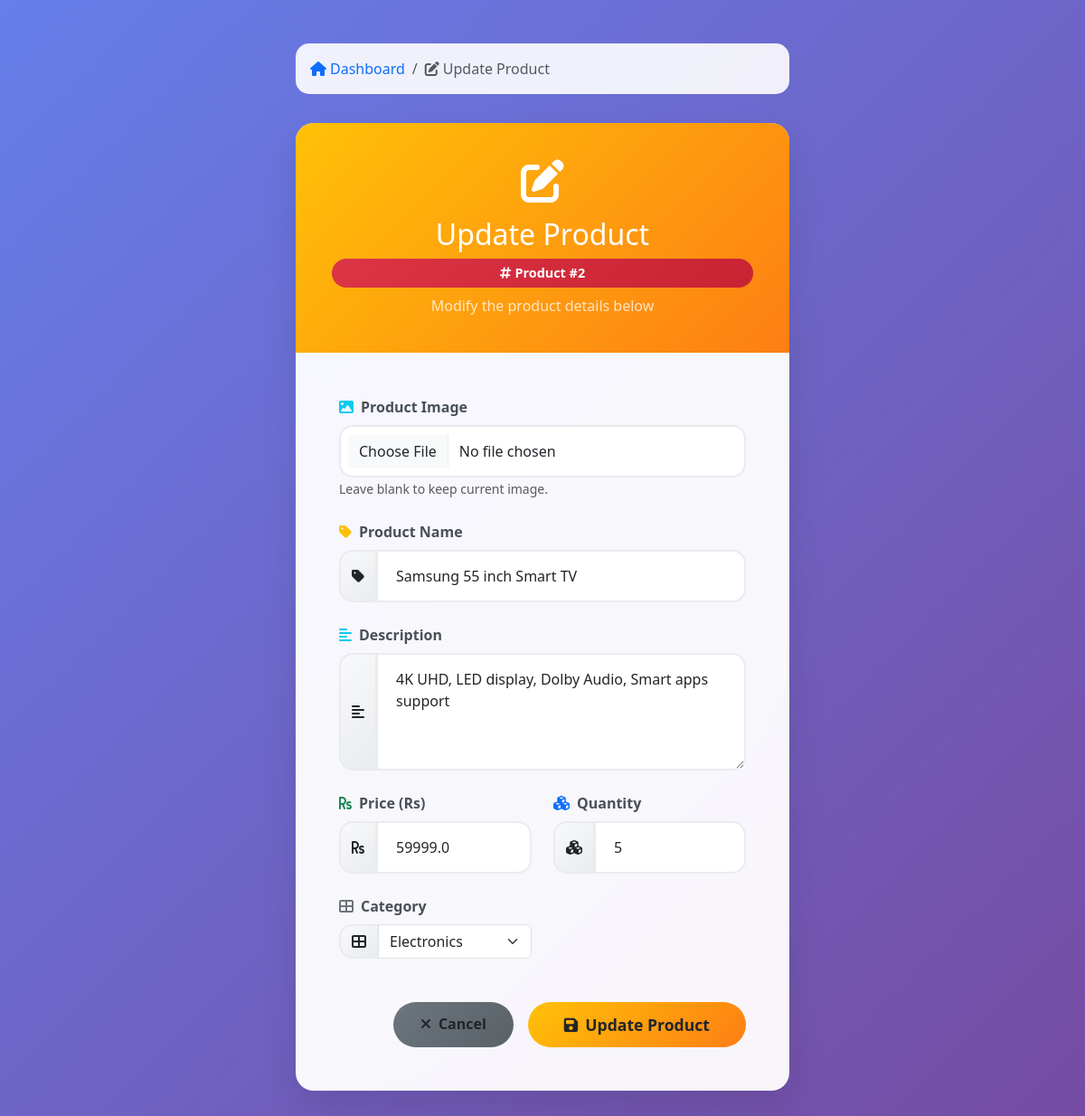
Screenshot of /update/2/ (signed in) with the database file from the repository.
### prod_app/models.py (models this page shows, shortened)
class Product(models.Model):
    CATEGORY_CHOICES = [
        ('electronics', 'Electronics'),
        ('clothing', 'Clothing'),
        ('books', 'Books'),
        ('home', 'Home & Kitchen'),
        ('sports', 'Sports & Fitness'),
        ('beauty', 'Beauty & Personal Care'),
        ('toys', 'Toys & Games'),
        ('automotive', 'Automotive'),
        ('other', 'Other'),
    ]
    name = models.CharField(max_length=100)
    description = models.TextField()
    price = models.FloatField()
    quantity = models.IntegerField()
    category = models.CharField(max_length=50, choices=CATEGORY_CHOICES, default='other')
    image = models.ImageField(upload_to='product_images/', blank=True, null=True)
    created_at = models.DateTimeField(auto_now_add=True)
    updated_at = models.DateTimeField(auto_now=True)

### prod_app/views.py (the view, shortened to what this page needs)
# urls.py: path('update/<int:product_id>/', views.update_product, name='update_product'),
@login_required
def update_product(request, product_id):
    product = get_object_or_404(Product, id=product_id)
    context = {'product': product}
    return render(request, "prod_app/update.html", context)

### prod_app/templates/prod_app/update.html (shortened to what this page needs)
<!DOCTYPE html>
<html lang="en">
<head>
    <link href="https://cdn.jsdelivr.net/npm/bootstrap@5.3.0/dist/css/bootstrap.min.css" rel="stylesheet">
    <link href="https://cdnjs.cloudflare.com/ajax/libs/font-awesome/6.4.0/css/all.min.css" rel="stylesheet">
</head>
<body>
    <div class="container py-5">
        <div class="row justify-content-center">
            <div class="col-lg-8 col-xl-6">
                <nav aria-label="breadcrumb" class="breadcrumb-custom">
                    <ol class="breadcrumb mb-0">
                        <li class="breadcrumb-item">
                            <a href="{% url 'display' %}" class="text-decoration-none">
                                <i class="fas fa-home me-1"></i>Dashboard
                            </a>
                        </li>
                        <li class="breadcrumb-item active" aria-current="page">
                            <i class="fas fa-edit me-1"></i>Update Product
                        </li>
                    </ol>
                </nav>
                <div class="card form-card">
                    <div class="form-header">
                        <i class="fas fa-edit fa-3x mb-3"></i>
                        <h2 class="mb-2">Update Product</h2>
                        <div class="product-id-badge">
                            <i class="fas fa-hashtag me-1"></i>Product #{{ product.id }}
                        </div>
                        <p class="mb-0 opacity-75 mt-2">Modify the product details below</p>
                    </div>
                    <div class="card-body p-5">
                        <form method="post" enctype="multipart/form-data" novalidate>
                            <div class="row">
                                                                <div class="col-12 mb-4">
                                                                    <label for="image" class="form-label">
                                                                        <i class="fas fa-image me-2 text-info"></i>Product Image
                                                                    </label>
                                                                    <input class="form-control" type="file" id="image" name="image" accept="image/*">
                                                                    <small class="text-muted">Leave blank to keep current image.</small>
                                                                </div>
                                <div class="col-12 mb-4">
                                    <label for="name" class="form-label">
                                        <i class="fas fa-tag me-2 text-warning"></i>Product Name
                                    </label>
                                    <div class="input-group">
                                        <span class="input-group-text">
                                            <i class="fas fa-tag"></i>
                                        </span>
                                        <input type="text" class="form-control" id="name" name="name"
                                               value="{{ product.name }}" placeholder="Enter product name" required>
                                    </div>
                                </div>
                                <div class="col-12 mb-4">
                                    <label for="description" class="form-label">
                                        <i class="fas fa-align-left me-2 text-info"></i>Description
                                    </label>
                                    <div class="input-group">
                                        <span class="input-group-text">
                                            <i class="fas fa-align-left"></i>
                                        </span>
                                        <textarea class="form-control" id="description" name="description"
                                                  rows="4" placeholder="Enter product description" required>{{ product.description }}</textarea>
                                    </div>
                                </div>
                                <div class="col-md-6 mb-4">
                                    <label for="price" class="form-label">
                                        <i class="fas fa-rupee-sign me-2 text-success"></i>Price (Rs)
                                    </label>
                                    <div class="input-group">
                                        <span class="input-group-text">
                                            <i class="fas fa-rupee-sign"></i>
                                        </span>
                                        <input type="number" step="0.01" min="0" class="form-control"
                                               id="price" name="price" value="{{ product.price }}" placeholder="0.00" required>
                                    </div>
                                </div>
                                <div class="col-md-6 mb-4">
                                    <label for="quantity" class="form-label">
                                        <i class="fas fa-cubes me-2 text-primary"></i>Quantity
                                    </label>
                                    <div class="input-group">
                                        <span class="input-group-text">
                                            <i class="fas fa-cubes"></i>
                                        </span>
                                        <input type="number" min="0" class="form-control"
                                               id="quantity" name="quantity" value="{{ product.quantity }}" placeholder="0" required>
                                    </div>
                                </div>
                                <div class="col-md-6 mb-4">
                                    <label for="category" class="form-label">
                                        <i class="fas fa-th-large me-2 text-secondary"></i>Category
                                    </label>
                                    <div class="input-group">
                                        <span class="input-group-text">
                                            <i class="fas fa-th-large"></i>
                                        </span>
                                        <select class="form-select" id="category" name="category" required>
                                            <option value="electronics" {% if product.category == 'electronics' %}selected{% endif %}>Electronics</option>
                                        </select>
                                    </div>
                                </div>
                            </div>
                            <div class="d-grid gap-2 d-md-flex justify-content-md-end mt-4">
                                <a href="{% url 'display' %}" class="btn btn-cancel me-md-2">
                                    <i class="fas fa-times me-2"></i>Cancel
                                </a>
                                <button type="submit" class="btn btn-submit">
                                    <i class="fas fa-save me-2"></i>Update Product
                                </button>
                            </div>
                        </form>
                    </div>
                </div>
            </div>
        </div>
    </div>
</body>
</html>

### prod_app/templates/prod_app/update.html (style rules this page uses)
body { background: linear-gradient(135deg, #667eea 0%, #764ba2 100%); min-height: 100vh; }
.form-card { border: none; border-radius: 20px; box-shadow: 0 20px 40px rgba(0, 0, 0, 0.1); backdrop-filter: blur(10px); background: rgba(255, 255, 255, 0.95); }
.form-header { background: linear-gradient(135deg, #ffc107 0%, #fd7e14 100%); color: white; border-radius: 20px 20px 0 0; padding: 2.5rem; text-align: center; }
.btn-submit { background: linear-gradient(135deg, #ffc107 0%, #fd7e14 100%); border: none; border-radius: 25px; padding: 12px 40px; font-weight: 600; font-size: 1.1rem; transition: all 0.3s ease; }
.btn-cancel { background: linear-gradient(135deg, #6c757d 0%, #5a6268 100%); border: none; border-radius: 25px; padding: 12px 30px; font-weight: 600; transition: all 0.3s ease; }
.form-control { border-radius: 15px; padding: 15px 20px; border: 2px solid #e9ecef; font-size: 1rem; transition: all 0.3s ease; }
.input-group-text { border-radius: 15px 0 0 15px; border: 2px solid #e9ecef; background: linear-gradient(135deg, #f8f9fa 0%, #e9ecef 100%); }
.form-label { font-weight: 600; color: #495057; margin-bottom: 0.5rem; }
.breadcrumb-custom { background: rgba(255, 255, 255, 0.9); border-radius: 15px; padding: 1rem; margin-bottom: 2rem; }
.product-id-badge { background: linear-gradient(135deg, #dc3545 0%, #c82333 100%); color: white; border-radius: 20px; padding: 5px 15px; font-size: 0.9rem; font-weight: 600; }

### rows the page displays
Product: id "2", name "Samsung 55 inch Smart TV", description "4K UHD, LED display, Dolby Audio, Smart apps support", price "59999.0", quantity "5", category "Electronics"
